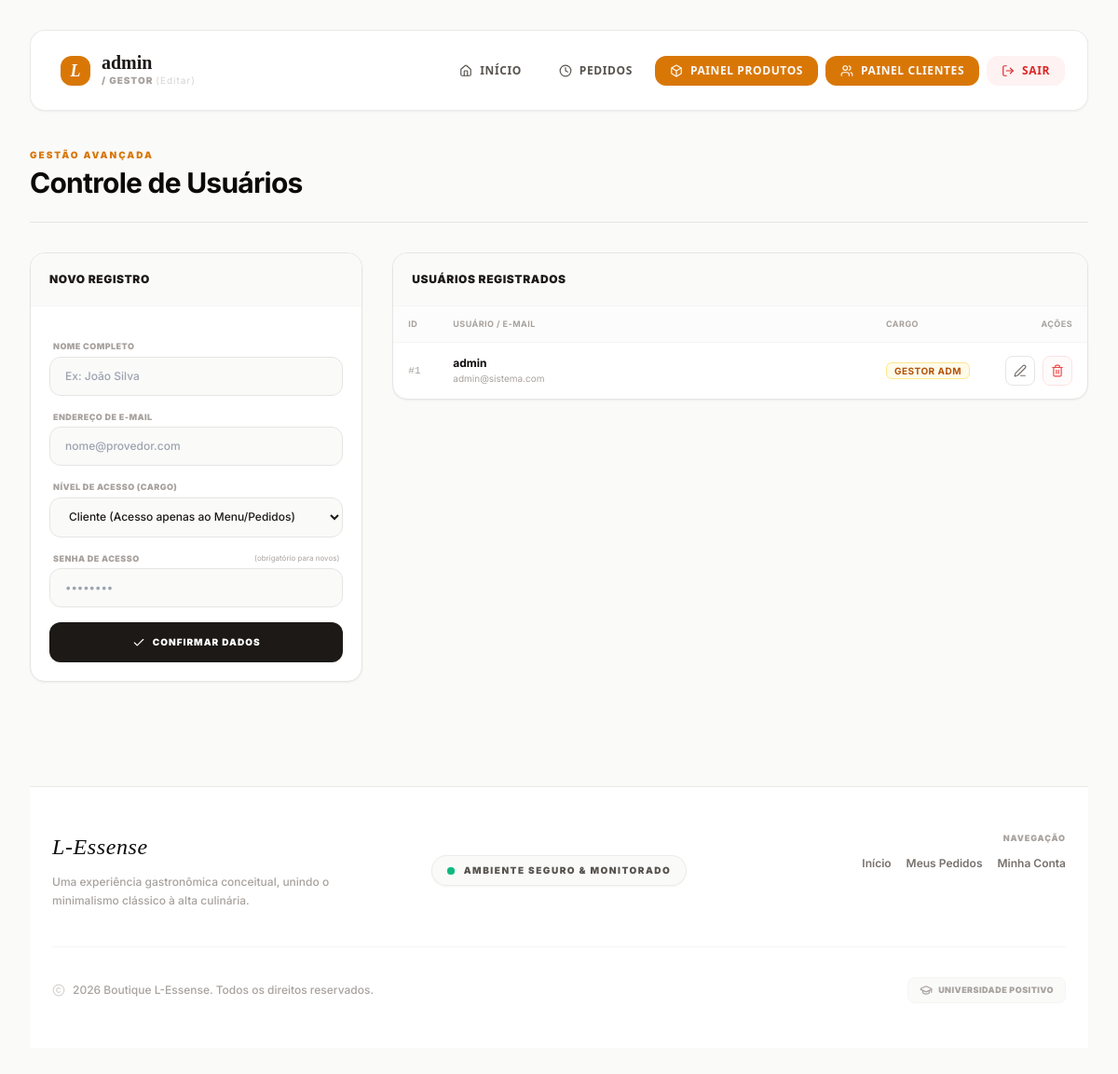
Page /dashboard/client.php (signed in) on the earlier database version.
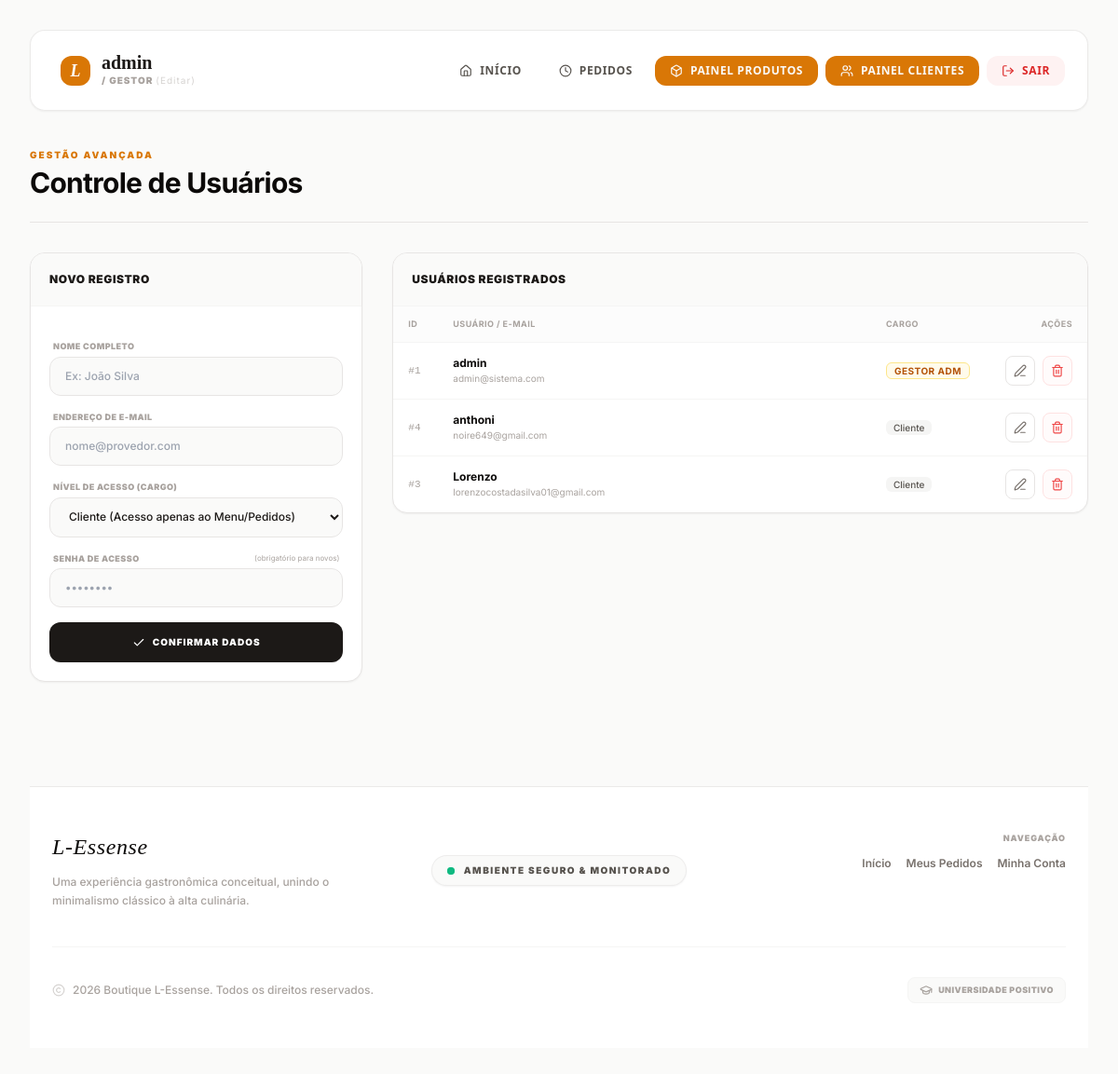
Same page on the later database version.
### tables this page shows
CREATE TABLE `usuarios` (
  `id` int(11) NOT NULL,
  `nome` varchar(100) NOT NULL,
  `email` varchar(100) NOT NULL,
  `senha` varchar(255) NOT NULL,
  `perfil` varchar(50) DEFAULT 'cliente'
);

### dashboard/client.php (the view, shortened to what the changed rows need)
<?php
global $conexao;
$sql_list = "SELECT id, nome, email, perfil FROM usuarios ORDER BY perfil ASC, nome ASC";
$result = mysqli_query($conexao, $sql_list);
$usuarios = mysqli_fetch_all($result, MYSQLI_ASSOC);
?>
<!DOCTYPE html>
<html lang="pt-br">
<head>
    <script src="https://cdn.tailwindcss.com"></script>
</head>
<body class="bg-stone-50 text-stone-900 antialiased min-h-screen p-4 md:p-8">
    <div class="max-w-7xl mx-auto space-y-8">
        <div class="flex flex-col md:flex-row justify-between items-start md:items-center gap-4 border-b border-stone-200 pb-6">
            <div>
                <h1 class="text-3xl font-bold tracking-tight text-stone-950">Controle de Usuários</h1>
            </div>
        </div>
        <div class="grid grid-cols-1 lg:grid-cols-3 gap-8 items-start">
            <div class="bg-white border border-stone-200 rounded-2xl shadow-sm overflow-hidden sticky top-28">
                <div class="p-5 bg-stone-50 border-b border-stone-100 flex justify-between items-center">
                    <h2 id="formTitle" class="text-xs font-black uppercase tracking-wider text-stone-900">Novo Registro</h2>
                </div>
            </div>
            <div class="lg:col-span-2 bg-white border border-stone-200 rounded-2xl shadow-sm overflow-hidden">
                <div class="p-5 bg-stone-50 border-b border-stone-100">
                    <h2 class="text-xs font-black uppercase tracking-wider text-stone-900">Usuários Registrados</h2>
                </div>
                <div class="overflow-x-auto">
                    <table class="w-full text-left border-collapse">
                        <thead>
                            <tr class="border-b border-stone-100 text-[9px] font-black uppercase tracking-wider text-stone-400 bg-stone-50/50">
                                <th class="py-3 px-4 w-12">ID</th>
                                <th class="py-3 px-4">Usuário / E-mail</th>
                                <th class="py-3 px-4 w-32">Cargo</th>
                                <th class="py-3 px-4 text-right w-24">Ações</th>
                            </tr>
                        </thead>
                        <tbody class="divide-y divide-stone-100 text-xs font-medium text-stone-700">
                            <?php foreach ($usuarios as $u): ?>
                                <tr class="hover:bg-stone-50/50 transition-colors">
                                    <td class="py-3.5 px-4 font-mono text-stone-400 text-[11px]">#<?php echo $u['id']; ?></td>
                                    <td class="py-3.5 px-4">
                                        <div class="font-bold text-stone-950"><?php echo htmlspecialchars($u['nome']); ?></div>
                                        <div class="text-[10px] text-stone-400 font-normal"><?php echo htmlspecialchars($u['email']); ?></div>
                                    </td>
                                    <td class="py-3.5 px-4">
                                        <?php if ($u['perfil'] === 'admin'): ?>
                                            <span class="px-2 py-0.5 bg-amber-50 text-amber-700 border border-amber-200 rounded-md text-[10px] font-bold uppercase tracking-wider">Gestor ADM</span>
                                        <?php else: ?>
                                            <span class="px-2 py-0.5 bg-stone-100 text-stone-600 rounded-md text-[10px] font-medium">Cliente</span>
                                        <?php endif; ?>
                                    </td>
                                    <td class="py-3.5 px-4 text-right">
                                        <div class="flex items-center justify-end gap-2">
                                            <button onclick='editClient(<?php echo json_encode($u); ?>)'
                                                class="w-8 h-8 rounded-lg border border-stone-200 flex items-center justify-center text-stone-500 hover:text-stone-900 hover:bg-stone-50 transition-all" title="Editar">
                                                <i data-lucide="edit-3" class="w-3.5 h-3.5"></i>
                                            </button>
                                            <form action="client.php" method="POST" onsubmit="return confirm('Tem certeza que deseja excluir este registro permanente?');" class="inline">
                                                <button type="submit" class="w-8 h-8 rounded-lg border border-red-100 bg-red-50/30 flex items-center justify-center text-red-500 hover:text-red-700 hover:bg-red-50 transition-all" title="Excluir">
                                                    <i data-lucide="trash-2" class="w-3.5 h-3.5"></i>
                                                </button>
                                            </form>
                                        </div>
                                    </td>
                                </tr>
                            <?php endforeach; ?>
                        </tbody>
                    </table>
                </div>
            </div>
        </div>
    </div>
</body>
</html>

Differences in the rows shown:
added usuarios: id "4", nome "anthoni", email "noire649@gmail.com", perfil "Cliente"
added usuarios: id "3", nome "Lorenzo", email "lorenzocostadasilva01@gmail.com", perfil "Cliente"
